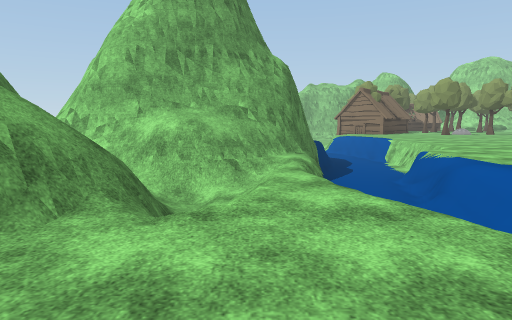
View 1 (above)

15 first-person views from a walk through a scene from a Unity 3-D project. The camera is 1.3 m above the floor, tilts 6° down and sees 70° across. The floor is counted in squares, 2 m on a side. Each view is taken from the middle of a square. On the plan, view 1 faces up. The plan holds only what a view shows up to about 11 squares ahead; the rest is blank. The place goes on beyond the plan. The player is left out. Some surface patterns are stand-ins.

View 2
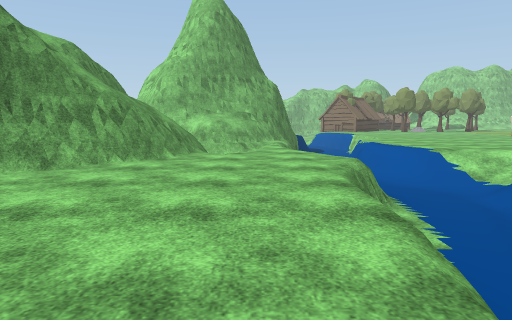

View 3
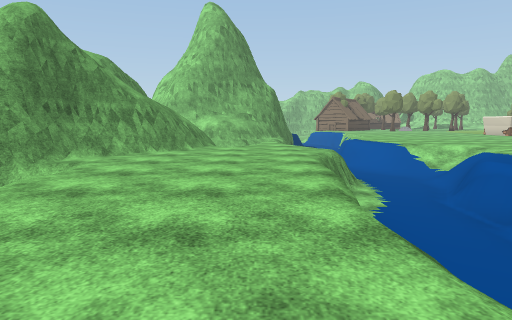

View 4
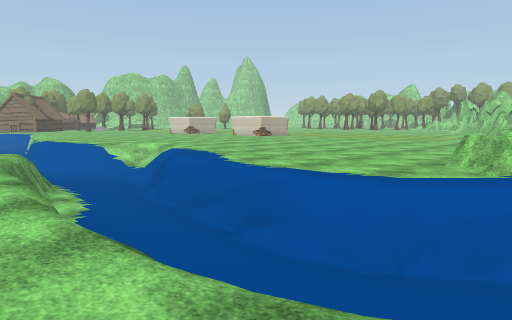

View 5
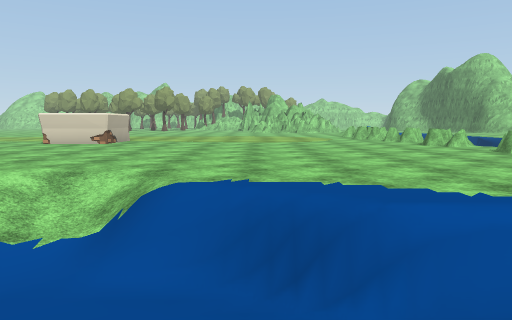

View 6
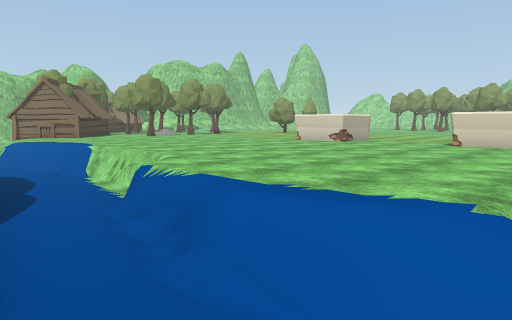

View 7
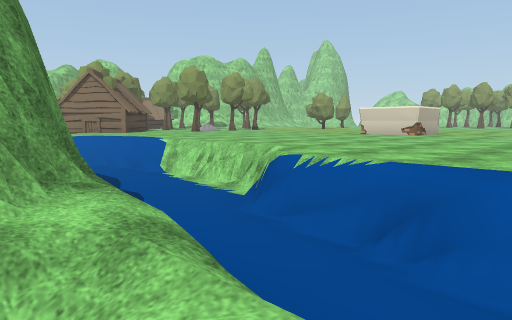

View 8
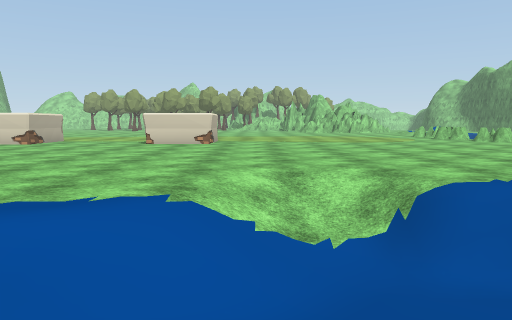

View 9
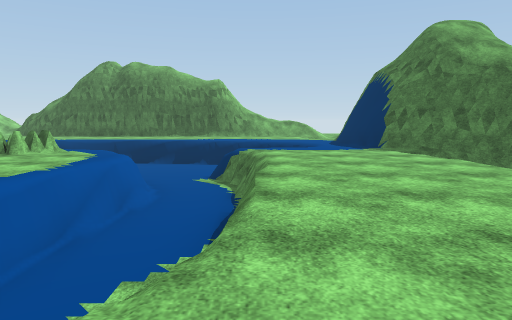

View 10
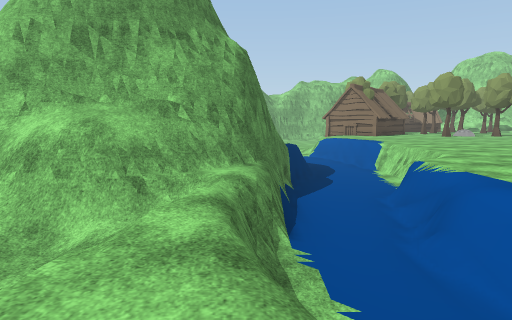

View 11
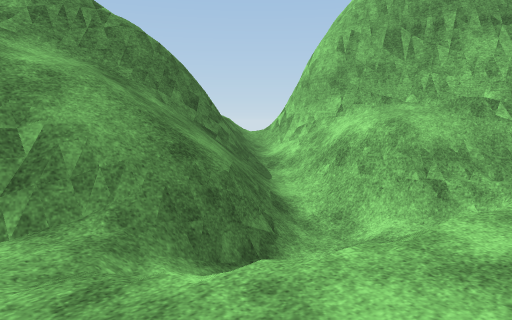

View 12
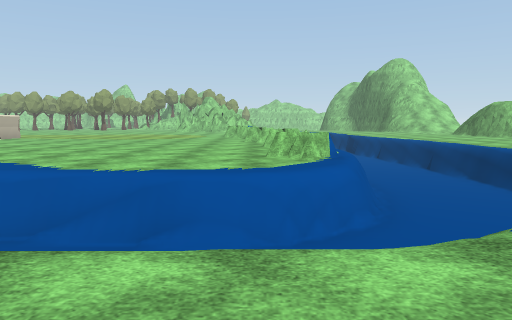

View 13
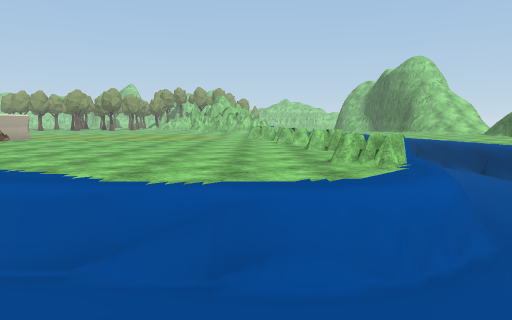

View 14
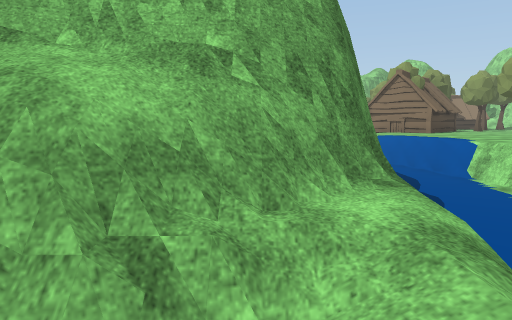

View 15
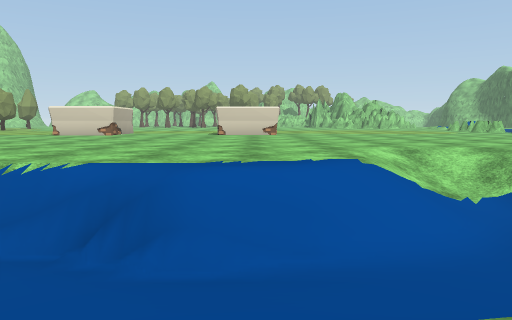

### Floor plan
Key: @ floor where view 1 was taken; # wall or solid block; . main floor; - floor 0.25 m lower than the main floor; _ floor 1.5 m lower than the main floor; / step, stairs or slope; = window, fence, low wall or low ledge; v drop or lower ground; O other object.
Columns run from 3 left of view 1 to 13 right of it. Each row starts with its distance up from view 1.
 16       _=...
 15       _#...
 14       _/..
 13      =__....
 12      =__/... ..
 11     ##__/......OO
 10     #___/......OO
  9     #__=........
  8  ####__.........
  7 ###==_/..........
  6 =-./=_=........OO
  5 ## /v_=........OO
  4  #=/=_//........
  3  #///////.......
  2 #=...=_///......
  1 #=...=_//.......
  0 #..@./_=........
 -1 ..../__/........
 -2 /...=__.........
 -3 /...=_/.........
 -4  ...v_=.........
 -5  ...=_/.......=.
 -6 #/..==_=.=.==.==
 -7 #////=__====
 -8 ##.  _________
 -9  #.   ________

Where each view was taken, in squares from view 1:
view 1: 0 up, 0 right, facing up
view 2: 5 down, 0 right, facing up
view 3: 7 down, 0 right, facing up
view 4: 7 down, 0 right, facing up-right
view 5: 0 up, 1 right, facing right
view 6: 3 up, 1 right, facing up-right
view 7: 5 up, 0 right, facing up-right
view 8: 3 up, 1 right, facing right
view 9: 2 up, 1 right, facing down
view 10: 2 up, 1 right, facing up
view 11: 2 up, 1 right, facing up-left
view 12: 5 down, 1 left, facing right
view 13: 4 down, 0 right, facing right
view 14: 5 up, 0 right, facing up
view 15: 5 up, 0 right, facing right
